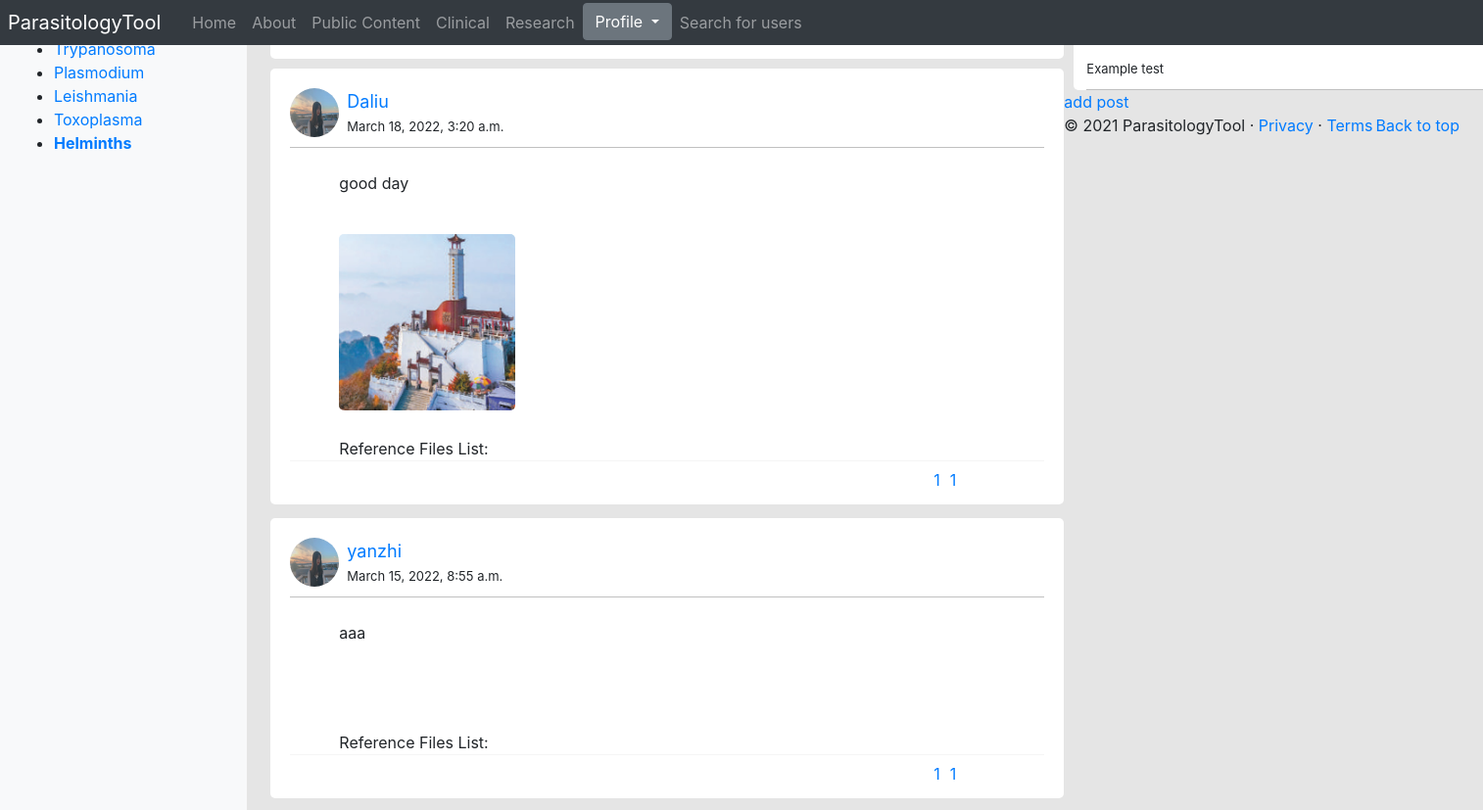
The app's page /parasitologyTool/research_portal/8/ (signed in, upper part), older data.
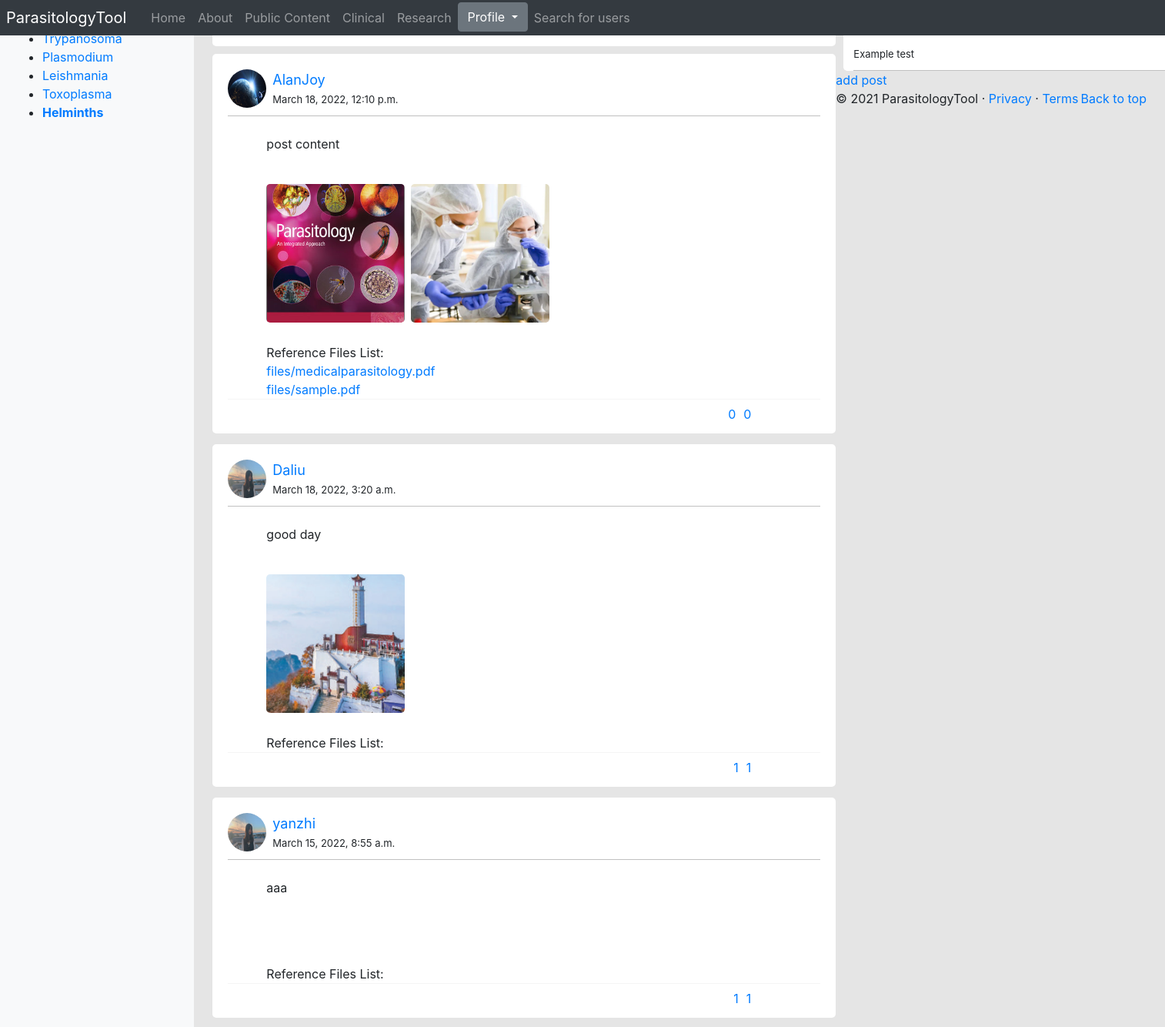
The same page, newer data.
### parasitologyTool/models.py (models this page shows, shortened)
class Parasite(models.Model):
	NAME_MAX_LENGTH = 128
	name = models.CharField(max_length=NAME_MAX_LENGTH, unique=True)
	views = models.IntegerField(default=0)
	picture = models.ImageField(upload_to='parasite_pic')
	intro = models.CharField(max_length=3000)

class ResearchPost(models.Model):
	title = models.CharField(max_length=100)
	content = models.TextField()
	parasite = models.ForeignKey(Parasite, on_delete=models.CASCADE, default=None)
	likes = models.ManyToManyField(User, blank=True, related_name="likes")
	dislikes = models.ManyToManyField(User, blank=True, related_name="dislikes")
	user = models.ForeignKey(UserProfile, on_delete=models.CASCADE, default=None)
	date_posted = models.DateTimeField(default=timezone.now)
	@property
	def images(self):
		return self.researchimage_set.all()
	@property
	def files(self):
		return self.researchfile_set.all()
	@property
	def model(self):
		return self.__class__.__name__
	class Meta:
		ordering = ['-date_posted',]

class UserProfile(models.Model):
	user = models.OneToOneField(User, on_delete=models.CASCADE)
	profile_picture = models.ImageField(upload_to="profile_pictures", default="profile_pictures/default_pic.png")
	ROLE_CHOICES = [
		('clinician', 'Clinician'),
		('researcher', 'Researcher'),
		('public', 'Public'),
		('admin', 'Admin'),
	]
	role = models.CharField(max_length=50, choices=ROLE_CHOICES, default='Public')
	@property
	def username(self):
		return self.user.username

class ResearchImage(models.Model):
	research_post = models.ForeignKey(ResearchPost, on_delete=models.CASCADE, default=None)
	image = models.ImageField(upload_to='clinical_pictures', default=None)

class ResearchFile(models.Model):
	research_post = models.ForeignKey(ResearchPost, on_delete=models.CASCADE, default=None)
	file = models.FileField(upload_to='files', default=None)

### parasitologyTool/views.py (the view)
# urls.py: path('research_portal/<int:parasite_id>/', views.research_parasite_page, name = 'research_parasite_page'),
@login_required
@clinicians_researchers_only
def research_parasite_page(request, parasite_id):
    context_dict = {}
    try:
        parasite = Parasite.objects.get(id=parasite_id)
        research_posts = parasite.researchpost_set.all()
    except Parasite.DoesNotExist:
        return not_found(request)
    context_dict['parasite'] = parasite
    context_dict['research_posts'] = research_posts
    return render(request, 'parasitologyTool/research_parasite_page.html', context=context_dict)

### parasitologyTool/templatetags/parasitologyTool_template_tags.py (called while the page is built)
@register.inclusion_tag('parasitologyTool/parasite_list.html')
def get_parasite_list(current_category=None):
	return {'parasites': Parasite.objects.all(),
	        'current_category':current_category}

### templates/parasitologyTool/research_parasite_page.html (shortened to what this page needs)
{% extends 'parasitologyTool/base.html' %}
{% load static %}
{% block body_block %}
<link rel="stylesheet" type="text/css" href="{% static 'css/userpost.css' %}">
<body>
<div class="box">
    <div class="top-text">
        <Strong>Research Content - {{ parasite.name }}</Strong>
    </div>
    <div>
        {% for post in research_posts %}
            <div class="a-box">
                <div class="a-s-box-author">
                    <img src="{{ MEDIA_URL }}{{ post.user.profile_picture }}"
                                alt="picture of article" />
                    <a class="a-s-box-author-name" href="{% url 'parasitologyTool:profile' post.user.username %}">{{post.user.username}}</a>
                    <div class="a-s-box-author-time">{{post.date_posted}}</div>
                </div>
                <div class="a-s-box-context">
                    <div class="item">
                        <div class="context">
                            {{ post.content|linebreaks|urlize }}
                        </div>
                    </div>
                    {% if post.images %}
                        {% for image in post.images %}
                            <a href="{{ MEDIA_URL }}{{ image.image }}"><img src="{{ MEDIA_URL }}{{ image.image }}"></a>
                        {% endfor %}
                    {% endif %}
                    <br>
                    <br>
                    Reference Files List:
                    <br>
                    {% if post.files %}
                        {% for file in post.files %}
                            <a href="{{ MEDIA_URL }}{{ file.file }}">{{ file.file.name }}</a><br>
                        {% endfor %}
                    {% endif %}
                </div>
                <div class="a-s-box-bottom">
                </div>
                <div class="a-s-box-bottom">
                </div>
                <div class="a-s-box-bottom" style="width: 170px;">
                    {% if user.is_authenticated %}
                        <div style="float:right;">
                        <form class="ajax-form-dislike" id='dislike' method="POST" data-url="{% url 'parasitologyTool:dislike' post.model post.id %}">
                        <a href="#" style="text-decoration: none;"><span class="dislike-count"> {{post.dislikes.all.count}} </span></a>
                        </form>
                        </div>
                        <div style="float: right;">
                        <form class="ajax-form-like" id="like" method="POST" data-url="{% url 'parasitologyTool:like' post.model post.id %}">
                        <a href="#" style="text-decoration: none; margin-right: 10px;"><span class="like-count">{{post.likes.all.count}}</span></a>
                        </form>
                        </div>
                    {% endif %}
                </div>
                <br>
            </div>
        {% endfor %}
    </div>
</div>
</body>
<div class="rside">
      <p><strong>Most Pupular Post</strong></p>
      <div class="rside-box">
      Example test
      </div>
</div>
<div>
    <a href="{% url 'parasitologyTool:add_research_post' parasite.id %}">add post</a>
</div>
{% endblock %}

### templates/parasitologyTool/parasite_list.html
{% if parasites %}
    <ul>
    {% for p in parasites %}
        {% if p == current_category %}
            <li><strong><a href="{% url 'parasitologyTool:goto' %}?parasite_id={{ p.id }}">{{ p.name }}</a></strong></li>
        {% else %}
            <li><a href="{% url 'parasitologyTool:goto' %}?parasite_id={{ p.id }}">{{ p.name }}</a></li>
        {% endif %}
    {% endfor %}
    </ul>
{% else %}
    <strong>No parasites</strong>
{% endif %}

Row changes from the older to the newer data that the page shows:
added ResearchPost: user.profile_picture (picture), user.username "AlanJoy", date_posted "March 18, 2022, 12:10 p.m.", content "post content", dislikes.all.count "0", likes.all.count "0"
added ResearchImage: image (picture), shown under "AlanJoy"
added ResearchImage: image (picture), shown under "AlanJoy"
added ResearchFile: file.name "files/medicalparasitology.pdf"
added ResearchFile: file.name "files/sample.pdf"
